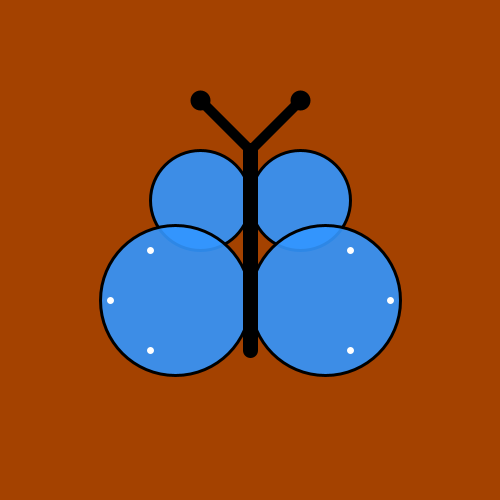
Frame 1 (no input)
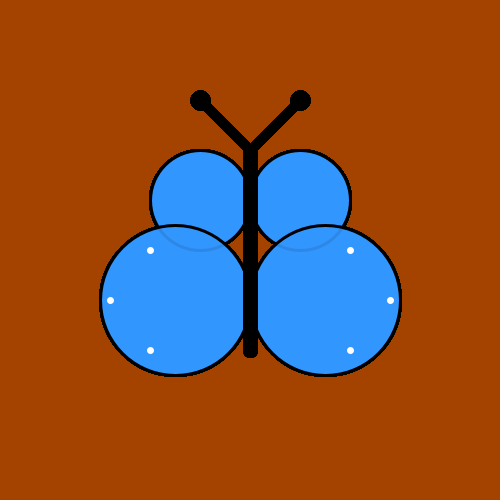
Frame 60 (the mouse pressed at the canvas centre just before this capture)
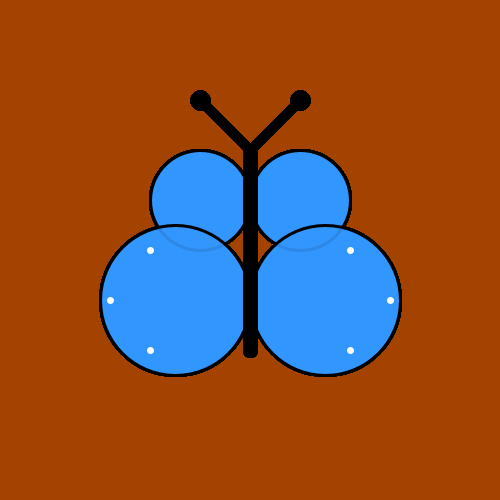
Frame 120 (the mouse held since frame 60 and released just before this capture)

The Processing sketch that drew these frames (run headless with seeded random() and noise(); from frame 60 on, the mouse is pressed at the canvas centre):

// Processing sketch: processing_69861
// ── processing_69861.pde

void setup ( )
{
  // setup
  size (500, 500) ;
  background (random (255), random (255), 0 ) ;
  smooth ( );
}

void draw ( )
{
  //right wing
  strokeWeight (3);
  ellipseMode (CENTER);
  fill (50, 150, 255, 230);
  ellipse (300, 200, 100, 100) ;
  ellipse (325, 300, 150, 150) ;

  //left wing
  ellipseMode (CENTER);
  ellipse (200, 200, 100, 100) ;
  ellipse (175, 300, 150, 150) ;

  //spots on right
  strokeWeight (7);
  stroke (255);
  fill (255);
  point (390, 300);
  point (350, 250);
  point (350, 350);

  //spots on left
  point (110, 300) ;
  point (150, 250);
  point (150, 350);

  // draw anntennae
  stroke (0);
  strokeWeight (10);
  line (250, 150, 200, 100) ;
  line (250, 150, 300, 100) ;

  // end of anntennae
  ellipseMode (CENTER);
  ellipse (200, 100, 10, 10) ;
  ellipse (300, 100, 10, 10) ;

  // draw body
  strokeCap (ROUND) ;
  strokeWeight (15) ;
  line (250, 350, 250, 150) ;
}
